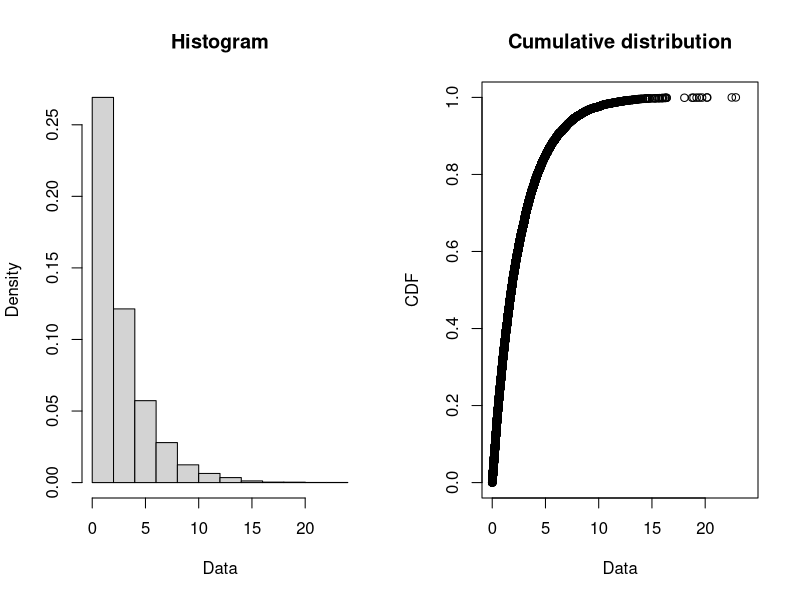
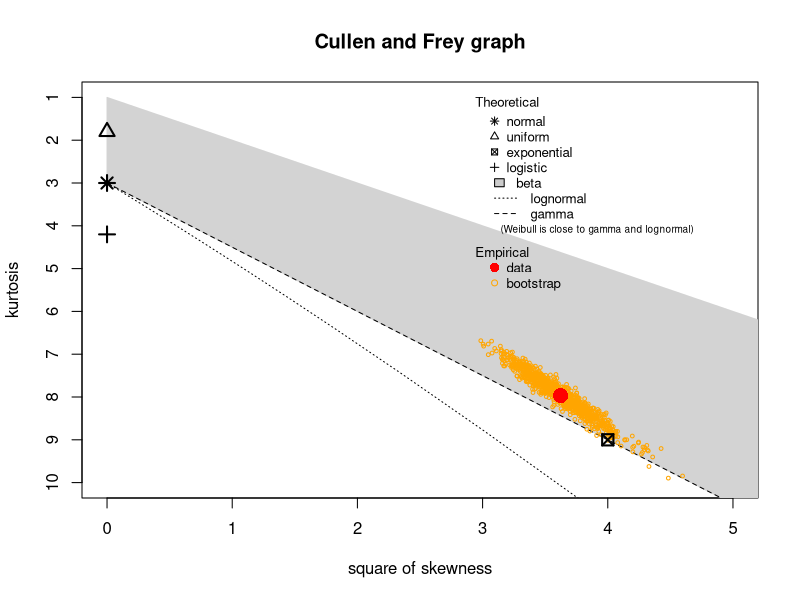
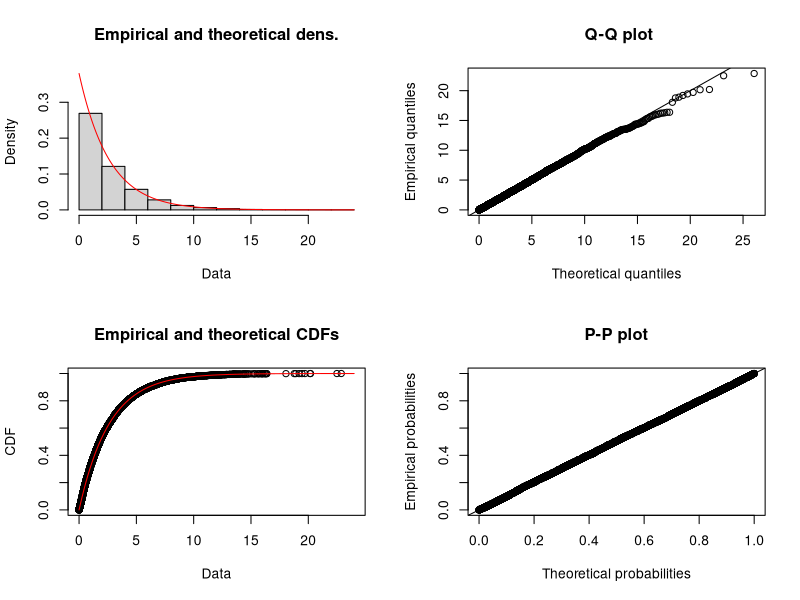
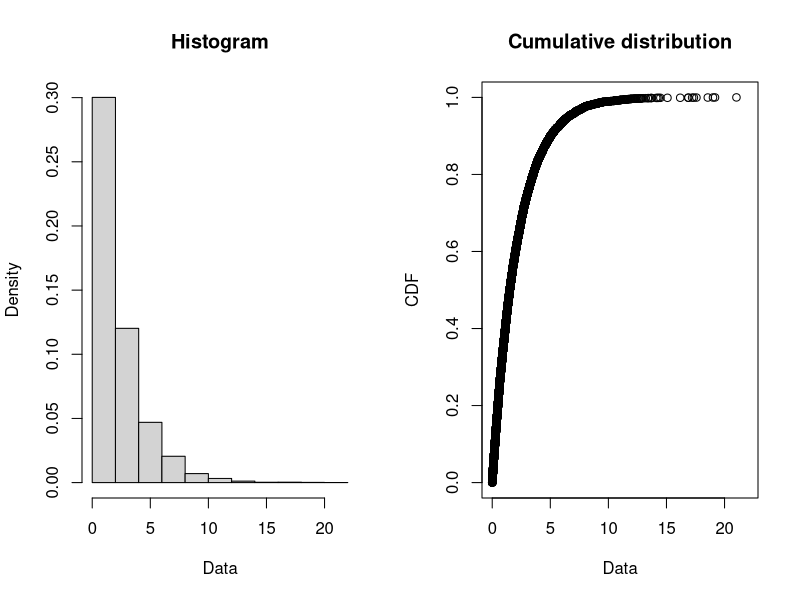
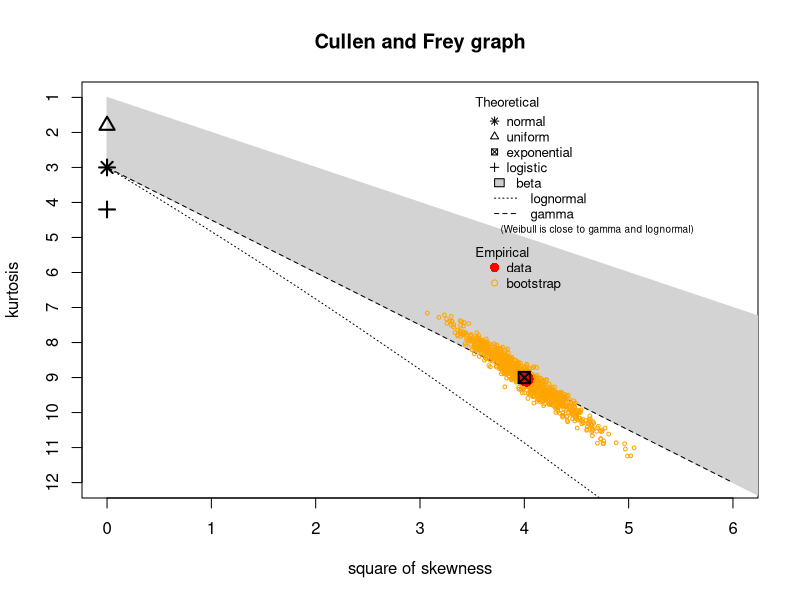
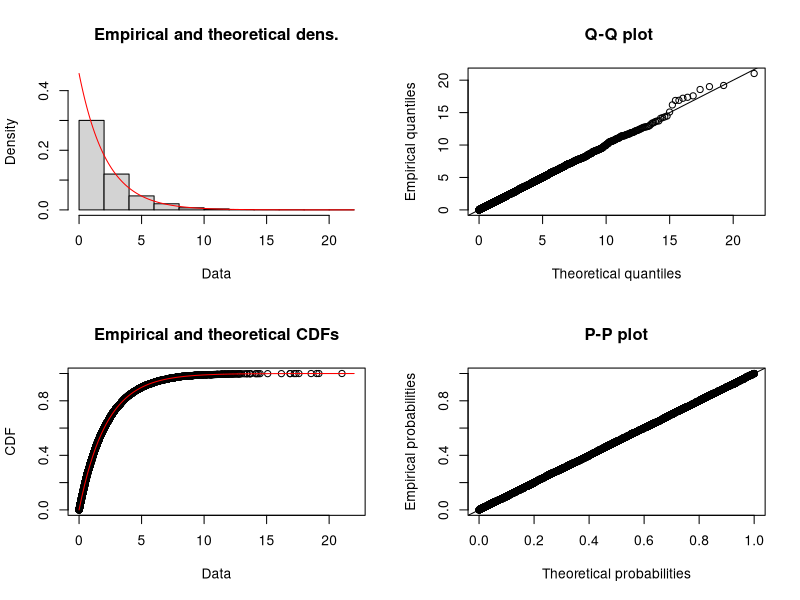
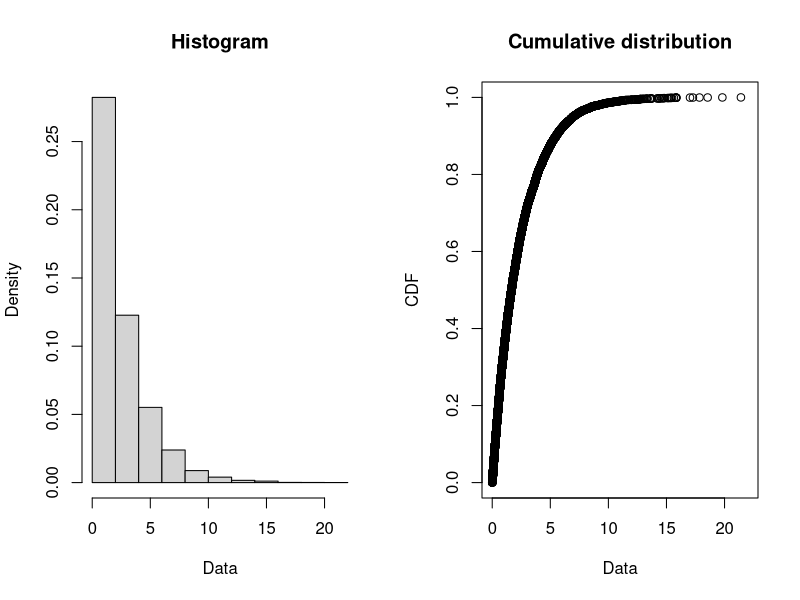
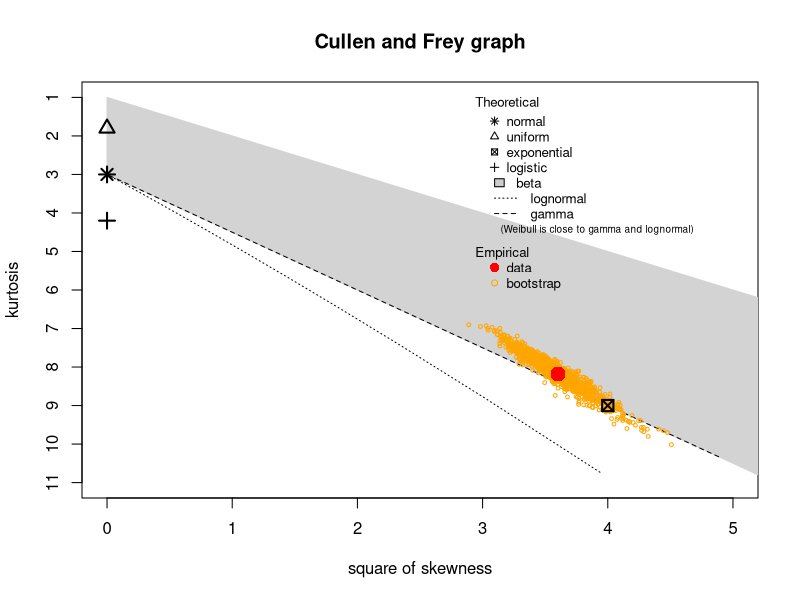

Recreate these plots in R, in order.
#----------------------paquetes-------------------------
library(readxl)
library(MASS)
library(fitdistrplus)
library(lubridate)
library(dplyr)
#-----------------Datos------------------------------
Casos_Reportados_Kennedy <- read_excel("Casos_Reportados.xlsx",sheet = "Casos Reportados Kennedy")
Casos_Reportados_Bosa <- read_excel("Casos_Reportados.xlsx",sheet = "Casos Reportados Bosa")
Casos_Reportados_Suba <- read_excel("Casos_Reportados.xlsx",sheet = "Casos Reportados Suba")
#--------------Kennedy-------------------------
difK<-as.numeric(difftime(Casos_Reportados_Kennedy$Fecha ,lag(Casos_Reportados_Kennedy$Fecha) , units = c("hours")))
difK<-difK[2:length(difK)]
plotdist(difK)
descdist(difK,boot = 1000)
fdistK<-fitdist(difK,"exp")
plot(fdistK)
gfstatK<-gofstat(fdistK)
View(gfstatK)
#-------------Bosa---------------------------------------------------------
difB<-as.numeric(difftime(Casos_Reportados_Bosa$Fecha ,lag(Casos_Reportados_Bosa$Fecha) , units = c("hours")))
difB<-difB[2:length(difB)]
plotdist(difB)
descdist(difB,boot = 1000)
fdistB<-fitdist(difB,"exp")
plot(fdistB)
gfstatB<-gofstat(fdistB)
View(gfstatB)
#-------------Suba---------------------------------------------------------
difS<-as.numeric(difftime(Casos_Reportados_Suba$Fecha ,lag(Casos_Reportados_Suba$Fecha) , units = c("hours")))
difS<-difS[2:length(difS)]
plotdist(difS)
descdist(difS,boot = 1000)
fdistS<-fitdist(difS,"exp")
plot(fdistS)
gfstatS<-gofstat(fdistS)
View(gfstatS)
